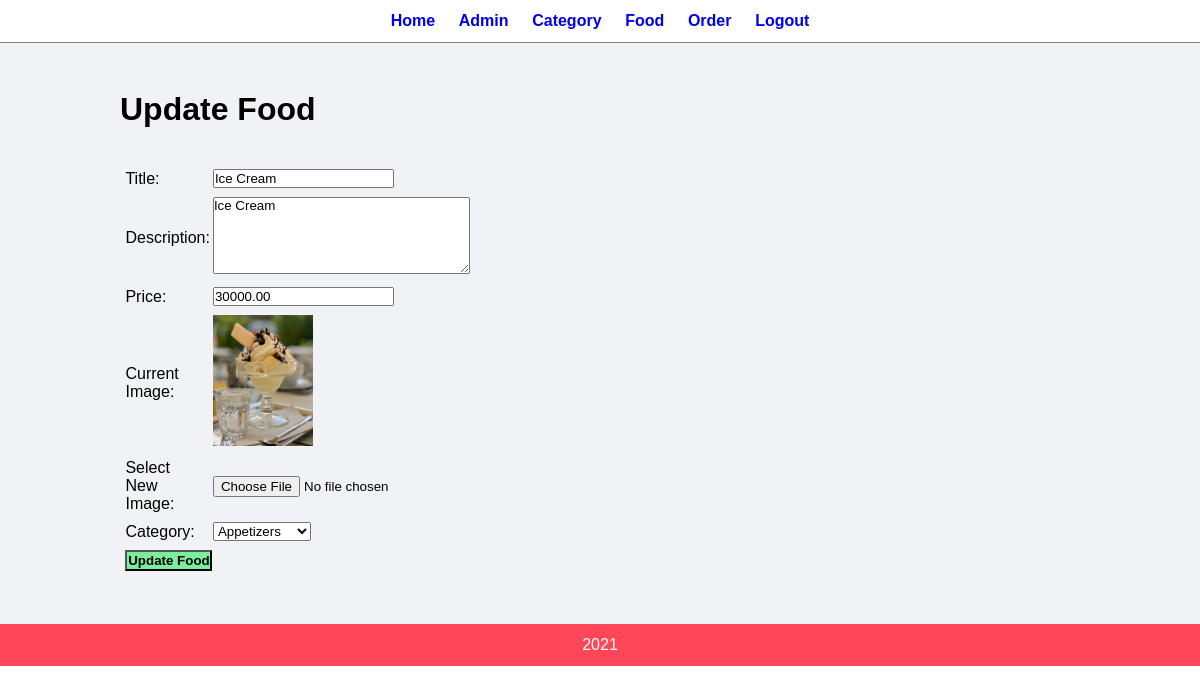
/admin/update-food.php?id=54, run on the app's committed database.
### tables this page shows
CREATE TABLE `tbl_food` (
  `id` int(10) UNSIGNED NOT NULL,
  `title` varchar(100) NOT NULL,
  `description` text NOT NULL,
  `price` decimal(10,2) NOT NULL,
  `image_name` varchar(255) NOT NULL,
  `category_id` int(10) UNSIGNED NOT NULL
);

### admin/update-food.php (the view, shortened to what this page needs)
<?php include('partials/menu.php'); ?>
<?php
    if(isset($_GET['id']))
    {
        $id = $_GET['id'];
        $sql2 = "SELECT * FROM tbl_food WHERE id =$id";
        $res2 = mysqli_query($conn, $sql2);
        $row2 = mysqli_fetch_assoc($res2);
        $title = $row2['title'];
        $description = $row2['description'];
        $price = $row2['price'];
        $current_image = $row2['image_name'];
    }
    else
    {
        header('location:'.SITEURL. 'admin/manage-food.php');
    }
?>
    <div class="main-content">
        <div class="wrapper">
            <h1>Update Food</h1>
            <br><br>
            <form action="" method= "POST" enctype="multipart/form-data">
            <table class= "tbl-30">
                <tr>
                    <td>Title: </td>
                    <td>
                        <input type ="text" name ="title" value = "<?php echo $title; ?>">
                    </td>
                </tr>
                <tr>
                    <td>Description: </td>
                    <td>
                        <textarea name ="description" cols ="30" rows= "5"><?php echo $description; ?></textarea>
                    </td>
                </tr>
                <tr>
                    <td>Price: </td>
                    <td>
                        <input type ="number" name ="price" value="<?php echo $price; ?>">
                    </td>
                </tr>
                <tr>
                    <td>Current Image: </td>
                    <td>
                        <?php
                            if($current_image == "")
                            {
                                echo "<div class = 'error'>Image not Available.</div>";
                            }
                            else
                            {
                                ?>
                                <img src="<?php echo SITEURL; ?>images/food/<?php echo $current_image; ?>" width="100px">
                                <?php
                            }
                        ?>
                    </td>
                </tr>
                <tr>
                    <td>Select New Image: </td>
                    <td>
                        <input type ="file" name ="image">
                    </td>
                </tr>
                <tr>
                    <td>Category: </td>
                    <td>
                        <select name="category">
                        <?php
                            $sql = "SELECT * FROM tbl_category";
                            $res = mysqli_query($conn, $sql);
                            $count = mysqli_num_rows($res);
                            if($count>0)
                            {
                                while($row=mysqli_fetch_assoc($res))
                                {
                                    $category_title = $row['title'];
                                    $category_id = $row['id'];
                                    ?>
                                    <option value="<?php echo $category_id; ?>"><?php echo $category_title; ?></option>
                                    <?php
                                }
                            }
                            else
                            {
                                echo "<option value='0'>Category not available.</option>";
                            }
                        ?>
                    </td>
                </tr>
                <tr>
                    <td>
                            <input type ="submit" name ="submit" value ="Update Food" class ="btn-secondary">
                    </td>
                </tr>
            </table>
            </form>
        </div>
    </div>
<?php include('partials/footer.php'); ?>

### admin/admin.css (style rules this page uses)
* { margin: 0; padding: 0; font-family: Arial, Helvetica, sans-serif; }
.wrapper { padding: 1%; width: 80%; margin: 0 auto; }
.tbl-30 { width: 30%; }
table tr td { padding: 1%; }
.btn-secondary { background-color: #7bed9f; padding: 1%; color: black; text-decoration: none; font-weight: bold; }
.main-content { background-color: #f1f2f6; padding: 3% 0; }

### data on the page
tbl_food: title "Ice Cream", description "Ice Cream", price "30000.00", image_name (picture)

### other printed values
form field category "Appetizers"
